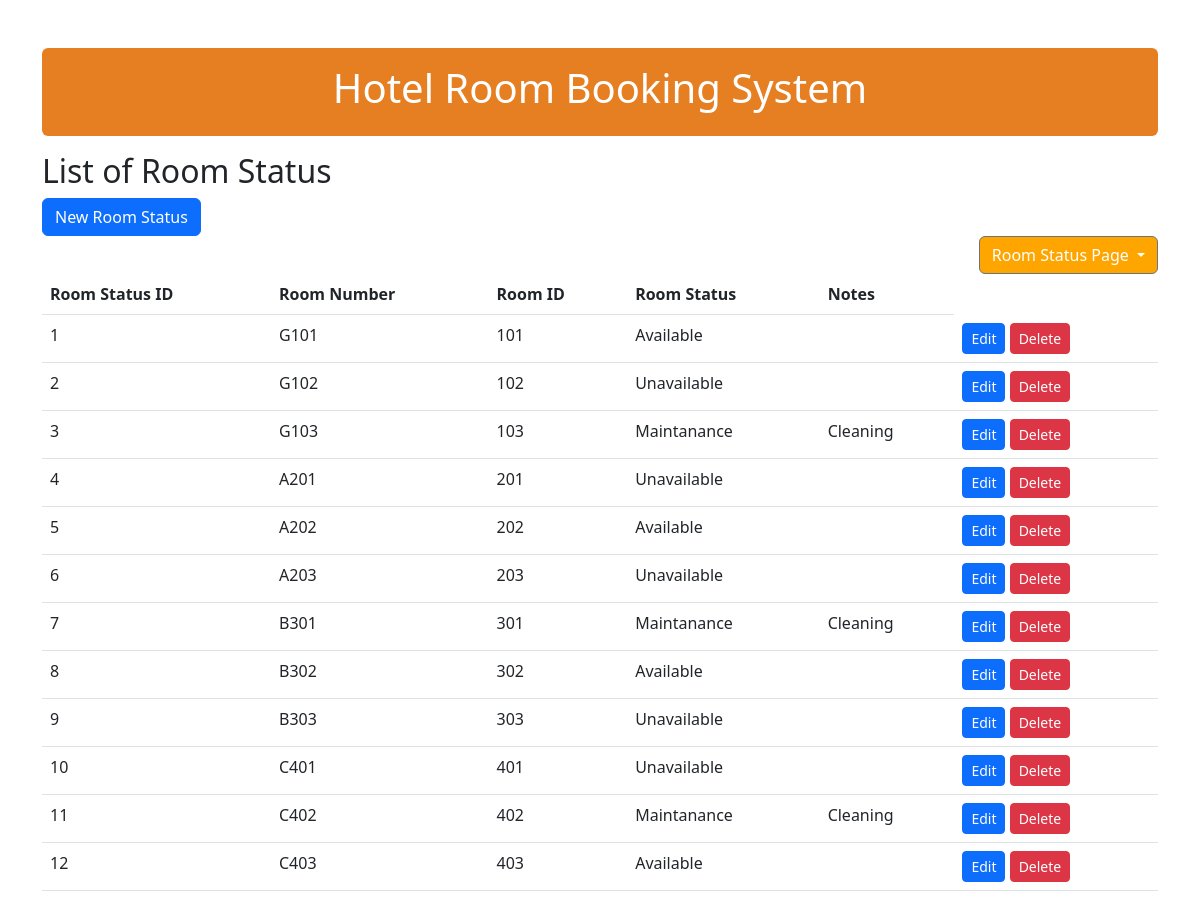
The page /roomstatus.php on the database its author committed.
### tables this page shows
CREATE TABLE `roomstatus` (
  `roomstatusid` int(11) NOT NULL,
  `roomnumber` varchar(100) NOT NULL,
  `roomid` int(11) NOT NULL,
  `roomstatus` varchar(200) NOT NULL,
  `notes` varchar(200) DEFAULT NULL
);

### roomstatus.php (the view, shortened to what this page needs)
<!DOCTYPE html>
<html lang="en">
<head>
    <link rel= "stylesheet" href= "https://cdn.jsdelivr.net/npm/bootstrap@5.3.0-alpha3/dist/css/bootstrap.min.css">
    <link href="https://getbootstrap.com/docs/5.3/assets/css/docs.css" rel="stylesheet">
</head>
<body>
    <div class= "container my-5">
        <div class="text-center alert alert-danger" style="background:#e67e22;border:none;color:#fff" >
            <h1>Hotel Room Booking System</h1>
        </div>
        <h2>List of Room Status</h2>
        <a class="btn btn-primary" href="/mywebsite/createroomstatus.php" role="button">New Room Status</a>
        <div class="dropdown-center">
            <button class="btn btn-secondary dropdown-toggle" type="button" data-bs-toggle="dropdown" aria-expanded="false" style="float:right; background-color: orange;">
                Room Status Page
            </button>
        </div>
        <br>
        <table class="table">
            <thead>
                <tr>
                    <th>Room Status ID</th>
                    <th>Room Number</th>
                    <th>Room ID</th>
                    <th>Room Status</th>
                    <th>Notes</th>
                </tr>
            </thead>
            <tbody>
                <?php
                $servername = "localhost";
                $username = "root";
                $password = "";
                $database = "bookingsystem";
                $connection = new mysqli($servername, $username, $password, $database);
                $sql = "SELECT * FROM roomstatus";
                $result = $connection->query($sql);
                while($row = $result->fetch_assoc()) {
                    echo "
                    <tr>
                        <td>$row[roomstatusid]</td>
                        <td>$row[roomnumber]</td>
                        <td>$row[roomid]</td>
                        <td>$row[roomstatus]</td>
                        <td>$row[notes]</td>
                        <td>
                            <a class='btn btn-primary btn-sm' href='/mywebsite/editroomstatus.php?roomstatusid=$row[roomstatusid]'>Edit</a>
                            <a class='btn btn-danger btn-sm' href='/mywebsite/deleteroomstatus.php?roomstatusid=$row[roomstatusid]'>Delete</a>
                        </td>
                    </tr>
                    ";
                }
                ?>
            </tbody>
        </table>
    </div>
</body>
</html>

### rows shown on the page
roomstatus: roomstatusid "1", roomnumber "G101", roomid "101", roomstatus "Available"
roomstatus: roomstatusid "2", roomnumber "G102", roomid "102", roomstatus "Unavailable"
roomstatus: roomstatusid "3", roomnumber "G103", roomid "103", roomstatus "Maintanance", notes "Cleaning"
roomstatus: roomstatusid "4", roomnumber "A201", roomid "201", roomstatus "Unavailable"
roomstatus: roomstatusid "5", roomnumber "A202", roomid "202", roomstatus "Available"
roomstatus: roomstatusid "6", roomnumber "A203", roomid "203", roomstatus "Unavailable"
roomstatus: roomstatusid "7", roomnumber "B301", roomid "301", roomstatus "Maintanance", notes "Cleaning"
roomstatus: roomstatusid "8", roomnumber "B302", roomid "302", roomstatus "Available"
roomstatus: roomstatusid "9", roomnumber "B303", roomid "303", roomstatus "Unavailable"
roomstatus: roomstatusid "10", roomnumber "C401", roomid "401", roomstatus "Unavailable"
roomstatus: roomstatusid "11", roomnumber "C402", roomid "402", roomstatus "Maintanance", notes "Cleaning"
roomstatus: roomstatusid "12", roomnumber "C403", roomid "403", roomstatus "Available"
